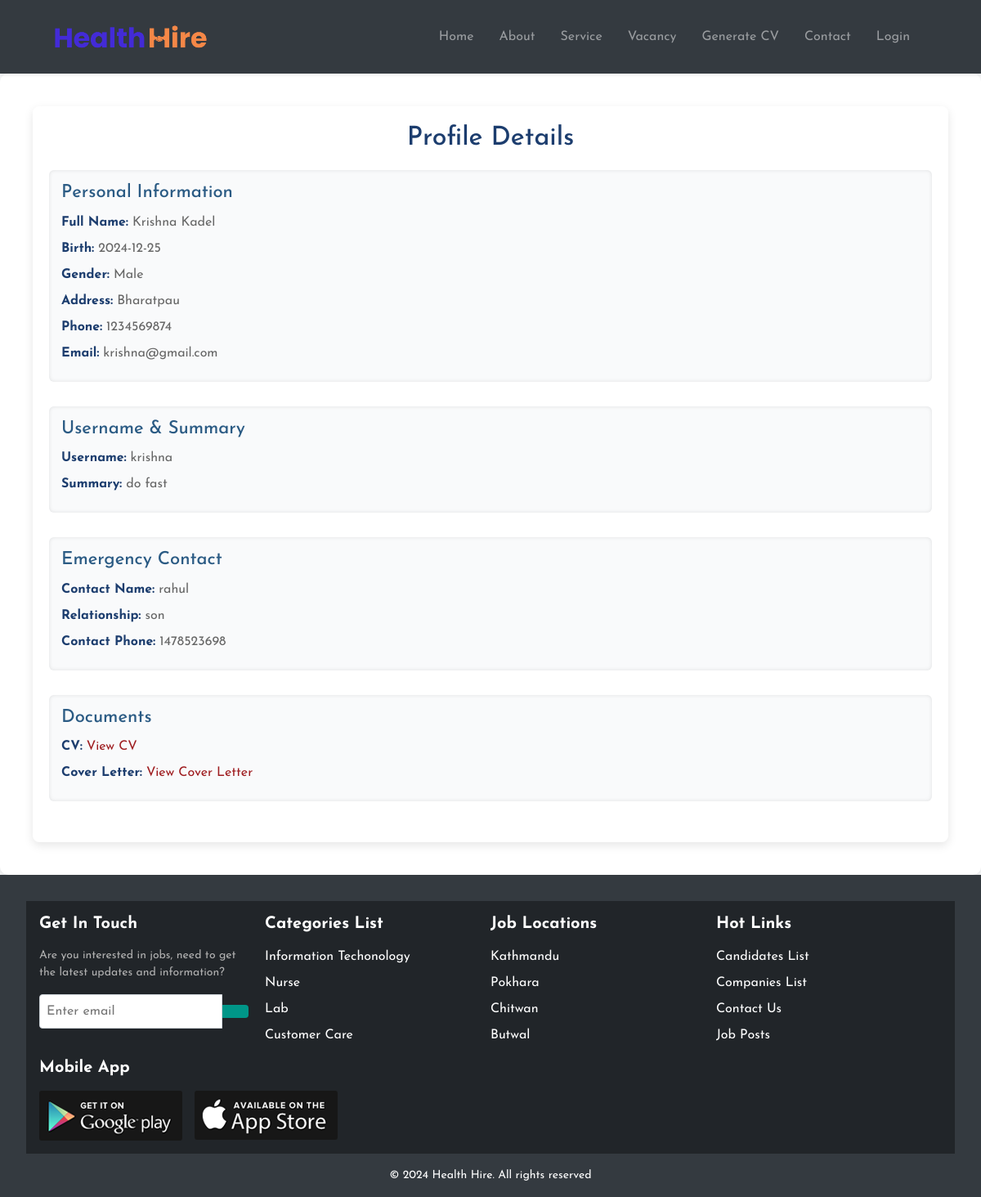
Page /profile.php?username=krishna on the committed database.
### tables this page shows
CREATE TABLE `personal_info` (
  `id` int(11) NOT NULL,
  `fullname` varchar(255) NOT NULL,
  `birth` date NOT NULL,
  `gender` varchar(50) NOT NULL,
  `address` text NOT NULL,
  `phone` varchar(50) NOT NULL,
  `email` varchar(255) NOT NULL,
  `username` varchar(255) NOT NULL,
  `summary` text DEFAULT NULL,
  `contact_name` varchar(255) NOT NULL,
  `relationship` varchar(255) NOT NULL,
  `contact_phone` varchar(50) NOT NULL,
  `cv` varchar(255) DEFAULT NULL,
  `cover_letter` varchar(255) DEFAULT NULL
);

### profile.php (the view, shortened to what this page needs)
<?php
include('db_connection.php');
if (isset($_GET['username'])) {
    $username = $_GET['username'];
    $query = "SELECT * FROM personal_info WHERE username = ?";
    $stmt = $conn->prepare($query);
    $stmt->bind_param("s", $username);
    $stmt->execute();
    $result = $stmt->get_result();
    if ($result->num_rows > 0) {
        $personal_info = $result->fetch_assoc();
    } else {
        echo "No record found for the given username.";
    }
} else {
    echo "No username provided in the URL.";
}
?>
<!DOCTYPE html>
<html>
<head>
  <link rel="stylesheet" type="text/css" href="css/style.css">
  <link rel="stylesheet" href="https://cdn.jsdelivr.net/npm/bootstrap@4.6.2/dist/css/bootstrap.min.css">
</head>
<body>
<?php include 'navbar.php';?>
    <div class="profile-container">
        <div class="profile-card">
            <h2 class="profile-title">Profile Details</h2>
            <?php if (isset($personal_info)): ?>
                <div class="profile-section">
                    <h3>Personal Information</h3>
                    <p><strong>Full Name:</strong> <?php echo htmlspecialchars($personal_info['fullname']); ?></p>
                    <p><strong>Birth:</strong> <?php echo htmlspecialchars($personal_info['birth']); ?></p>
                    <p><strong>Gender:</strong> <?php echo htmlspecialchars($personal_info['gender']); ?></p>
                    <p><strong>Address:</strong> <?php echo htmlspecialchars($personal_info['address']); ?></p>
                    <p><strong>Phone:</strong> <?php echo htmlspecialchars($personal_info['phone']); ?></p>
                    <p><strong>Email:</strong> <?php echo htmlspecialchars($personal_info['email']); ?></p>
                </div>
                <div class="profile-section">
                    <h3>Username & Summary</h3>
                    <p><strong>Username:</strong> <?php echo htmlspecialchars($personal_info['username']); ?></p>
                    <p><strong>Summary:</strong> <?php echo nl2br(htmlspecialchars($personal_info['summary'])); ?></p>
                </div>
                <div class="profile-section">
                    <h3>Emergency Contact</h3>
                    <p><strong>Contact Name:</strong> <?php echo htmlspecialchars($personal_info['contact_name']); ?></p>
                    <p><strong>Relationship:</strong> <?php echo htmlspecialchars($personal_info['relationship']); ?></p>
                    <p><strong>Contact Phone:</strong> <?php echo htmlspecialchars($personal_info['contact_phone']); ?></p>
                </div>
                <div class="profile-section">
                    <h3>Documents</h3>
                    <p><strong>CV:</strong> <a href="uploads/<?php echo htmlspecialchars($personal_info['cv']); ?>" target="_blank">View CV</a></p>
                    <p><strong>Cover Letter:</strong> <a href="uploads/<?php echo htmlspecialchars($personal_info['cover_letter']); ?>" target="_blank">View Cover Letter</a></p>
                </div>
            <?php endif; ?>
        </div>
    </div>
</body>
<?php include 'footer.php';?>
</html>

### css/style.css (style rules this page uses)
:root { --primary-color: #f58747; --secondary-color: #6c757d; --tertiary-color: white; }
body { background-color: rgba(248, 249, 250, 0.9)!important; ; font-family: 'Josefin Sans', sans-serif; margin: 0; padding: 0; }
h2 { text-align: center; font-size: 24px; color: #333; margin-bottom: 20px; }
.profile-container { max-width: 1200px; margin: 0 auto; padding: 40px; background-color: #fff; border-radius: 10px; box-shadow: 0 4px 12px rgba(0, 0, 0, 0.1); }
.profile-card { background-color: #fff; border-radius: 8px; padding: 20px; box-shadow: 0 4px 12px rgba(0, 0, 0, 0.1); }
.profile-title { font-size: 32px; margin-bottom: 20px; color: #1c3d6e; text-align: center; }
.profile-section { margin-bottom: 30px; padding: 15px; background-color: #f9fafb; border-radius: 6px; box-shadow: inset 0 0 5px rgba(0, 0, 0, 0.1); }
.profile-section h3 { font-size: 22px; margin-bottom: 10px; color: #2b5b84; }
.profile-section p { font-size: 16px; margin-bottom: 8px; color: #666; }
.profile-section p strong { color: #1c3d6e; }
a { color: #007bff; text-decoration: none; }
a { color: #9e1c1f; }

### rows in the picture
personal_info: fullname "Krishna Kadel", birth "2024-12-25", gender "Male", address "Bharatpau", phone "1234569874", email "krishna@gmail.com", username "krishna", summary "do fast", contact_name "rahul", relationship "son", contact_phone "1478523698"
